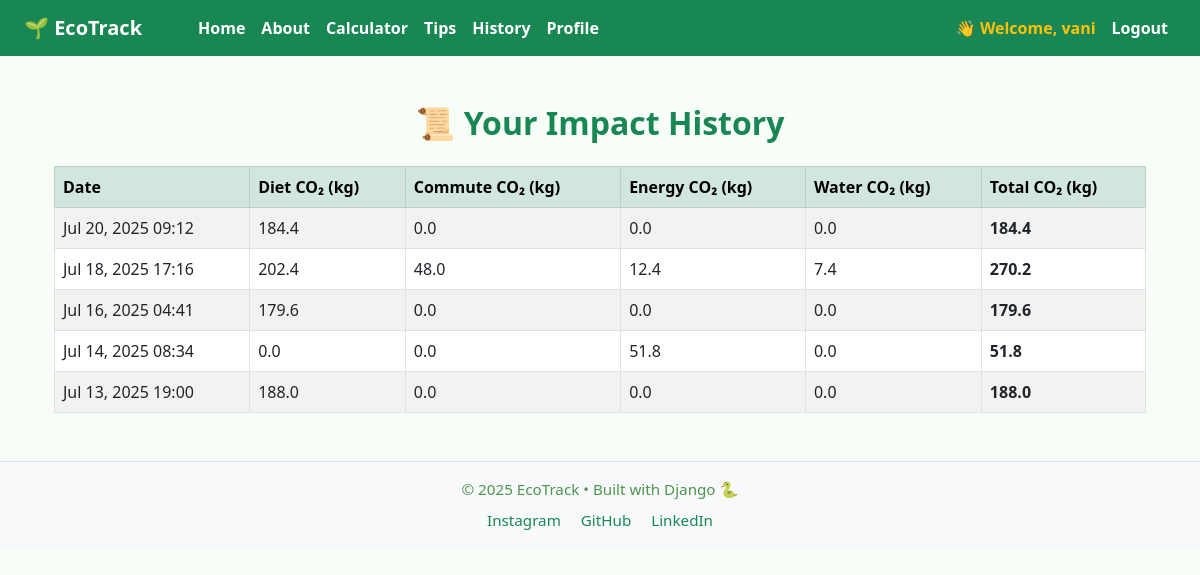
Page /history/ (signed in) on the committed database.
### climateapp/models.py (models this page shows, shortened)
class ImpactRecord(models.Model):
    id:int
    user = models.ForeignKey(User, on_delete=models.CASCADE)
    diet_co2 = models.FloatField(default=0)
    commute_co2 = models.FloatField(default=0)
    energy_co2 = models.FloatField(default=0)
    water_co2 = models.FloatField(default=0)
    total_co2 = models.FloatField(default=0)
    created_at = models.DateTimeField(auto_now_add=True)

### climateapp/views.py (the view)
# urls.py: path('history/', views.impact_history, name='impact-history'),
@login_required
def impact_history(request):
    history = ImpactRecord.objects.filter(user=request.user).order_by('-created_at')
    return render(request, 'climateapp/history.html', {'history': history})

### climateapp/templates/climateapp/history.html (shortened to what this page needs)
{% extends 'climateapp/base.html' %}
{% block content %}
<div class="container mt-5">
  <h2 class="text-success fw-bold text-center mb-4">📜 Your Impact History</h2>
  {% if history %}
    <table class="table table-striped table-bordered">
      <thead class="table-success">
        <tr>
          <th>Date</th>
          <th>Diet CO₂ (kg)</th>
          <th>Commute CO₂ (kg)</th>
          <th>Energy CO₂ (kg)</th>
          <th>Water CO₂ (kg)</th>
          <th>Total CO₂ (kg)</th>
        </tr>
      </thead>
      <tbody>
        {% for record in history %}
          <tr>
            <td>{{ record.created_at|date:"M d, Y H:i" }}</td>
            <td>{{ record.diet_co2 }}</td>
            <td>{{ record.commute_co2 }}</td>
            <td>{{ record.energy_co2 }}</td>
            <td>{{ record.water_co2 }}</td>
            <td><strong>{{ record.total_co2 }}</strong></td>
          </tr>
        {% endfor %}
      </tbody>
    </table>
  {% else %}
    <p class="text-muted text-center">No impact records found yet.</p>
  {% endif %}
</div>
{% endblock %}

### climateapp/templates/climateapp/base.html (shortened to what this page needs)
<!DOCTYPE html>
<html lang="en">
<head>
    {% load static %}
    <link rel="stylesheet" href="https://cdn.jsdelivr.net/npm/bootstrap@5.3.0/dist/css/bootstrap.min.css">
    <link rel="stylesheet" href="{% static 'climateapp/css/style.css' %}">
</head>
<body>
 <nav class="navbar navbar-expand-lg navbar-dark bg-success px-4">
    <a class="navbar-brand fw-bold text-white me-5" href="/">🌱 EcoTrack</a>
    <div class="collapse navbar-collapse justify-content-between" id="navbarNav">
        <ul class="navbar-nav">
            <li class="nav-item"><a class="nav-link fw-bold text-white nav-custom" href="/">Home</a></li>
            <li class="nav-item"><a class="nav-link fw-bold text-white nav-custom" href="/about/">About</a></li>
            <li class="nav-item"><a class="nav-link fw-bold text-white nav-custom" href="/calculator/">Calculator</a></li>
            <li class="nav-item"><a class="nav-link fw-bold text-white nav-custom" href="/tips/">Tips</a></li>
            <li class="nav-item"><a class="nav-link fw-bold text-white nav-custom" href="{% url 'impact-history' %}">History</a></li>
            <li class="nav-item"><a class="nav-link fw-bold text-white nav-custom" href="{% url 'profile' %}">Profile</a></li>
        </ul>
        <ul class="navbar-nav">
            {% if user.is_authenticated %}
                <li class="nav-item">
                    <a class="nav-link fw-bold text-warning nav-custom" href="#">👋 Welcome, {{ user.username }}</a>
                </li>
                <li class="nav-item">
                    <a class="nav-link fw-bold text-white nav-custom" href="{% url 'logout' %}">Logout</a>
                </li>
            {% endif %}
        </ul>
    </div>
</nav>
    <div class="container mt-4">
        {% block content %}
        {% endblock %}
    </div>
    <footer class="bg-light text-center p-3 mt-5 border-top">
        <p class="mb-0">© 2025 EcoTrack • Built with Django 🐍</p>
        <div class="mt-2">
            <a href="#" class="text-success text-decoration-none mx-2">Instagram</a>
            <a href="#" class="text-success text-decoration-none mx-2">GitHub</a>
            <a href="#" class="text-success text-decoration-none mx-2">LinkedIn</a>
        </div>
    </footer>
</body>
</html>

### climateapp/static/climateapp/css/style.css (style rules this page uses)
body { font-family: 'Segoe UI', sans-serif; background-color: #f7fdf7; color: #2f4f2f; }
h1, h2, h3, h4, h5 { font-weight: 600; color: #2e7d32; }
footer { background-color: #e8f5e9; font-size: 0.95rem; color: #4e944f; }

### rows in the picture
ImpactRecord: created_at "Jul 20, 2025 09:12", diet_co2 "184.4", commute_co2 "0.0", energy_co2 "0.0", water_co2 "0.0", total_co2 "184.4"
ImpactRecord: created_at "Jul 18, 2025 17:16", diet_co2 "202.4", commute_co2 "48.0", energy_co2 "12.4", water_co2 "7.4", total_co2 "270.2"
ImpactRecord: created_at "Jul 16, 2025 04:41", diet_co2 "179.6", commute_co2 "0.0", energy_co2 "0.0", water_co2 "0.0", total_co2 "179.6"
ImpactRecord: created_at "Jul 14, 2025 08:34", diet_co2 "0.0", commute_co2 "0.0", energy_co2 "51.8", water_co2 "0.0", total_co2 "51.8"
ImpactRecord: created_at "Jul 13, 2025 19:00", diet_co2 "188.0", commute_co2 "0.0", energy_co2 "0.0", water_co2 "0.0", total_co2 "188.0"

### other values in the picture
{{ user.username }} "vani"
